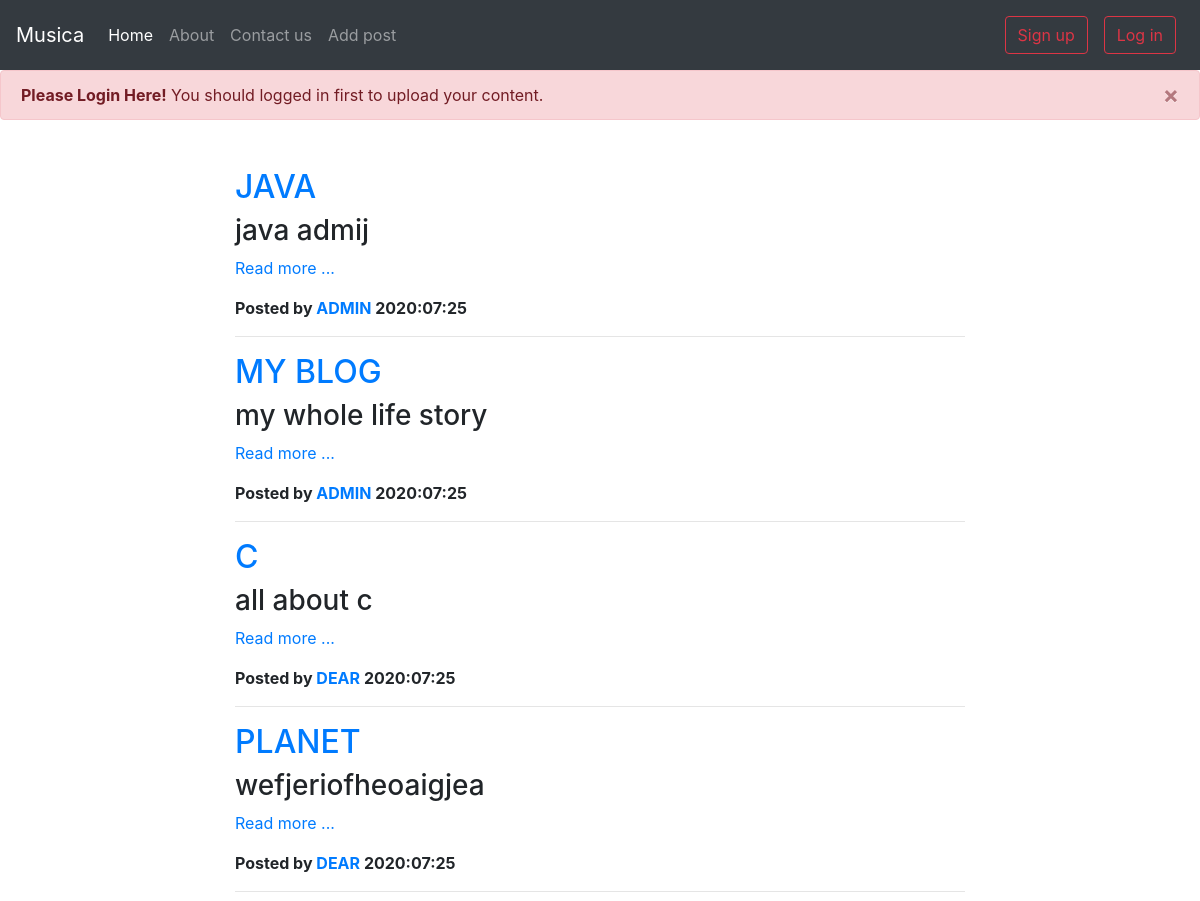
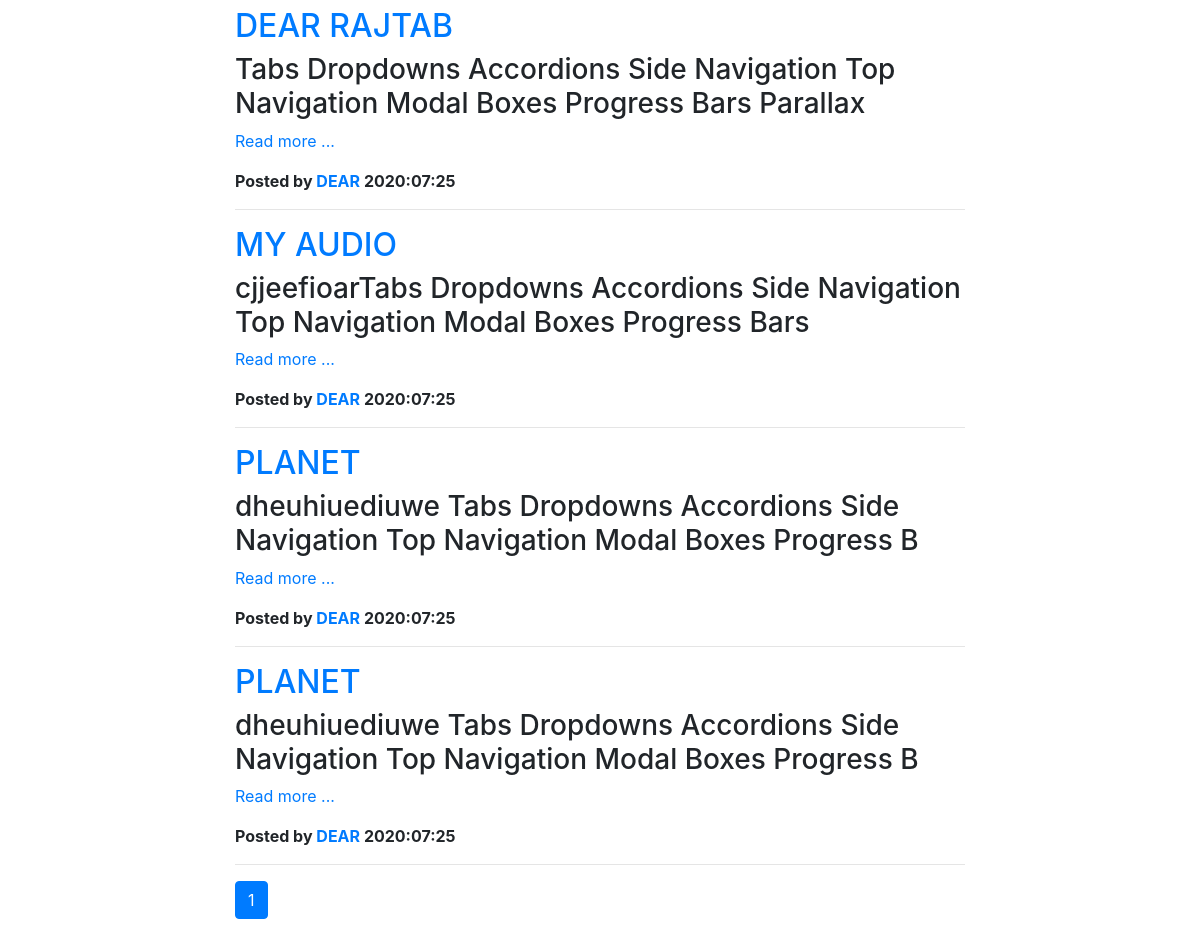
The page / on the database its author committed (2 pictures, top to bottom).
### tables this page shows
CREATE TABLE `posts` (
  `sno` int(8) NOT NULL,
  `title` varchar(20) NOT NULL,
  `content` text NOT NULL,
  `postedby` text NOT NULL,
  `dt` datetime NOT NULL DEFAULT current_timestamp(),
  `USERNAME` text NOT NULL
);

### index.php (the view, shortened to what this page needs)
<!doctype html>
<html lang="en">
  <head>
    <link rel="stylesheet" href="https://stackpath.bootstrapcdn.com/bootstrap/4.5.0/css/bootstrap.min.css">
  </head>
  <body>
      <?php include 'partials/header.php' ?>
      <?php include 'partials/db.php' ?>
      <?php
if($loggedin){
  echo'<div class="alert alert-danger alert-dismissible fade show" role="alert">
  <strong>Please Login Here!</strong> You should logged in first to upload your content.
  <button type="button" class="close" data-dismiss="alert" aria-label="Close">
    <span aria-hidden="true">&times;</span>
  </button>
</div>';
}
?>
    <div class="container">
            <div class="row my-5">
            <div class="col-lg-8 col-md-10 mx-auto">
    <?php
if(isset($_GET['page'])){
  $page = $_GET['page'];
}
else{
  $page=1;
}
$num_per_page=8;
$start_from=($page-1)*$num_per_page;
        $sql="select * from `posts` order by dt Desc limit $start_from,$num_per_page ";
        $result=mysqli_query($conn,$sql);
        while($row=mysqli_fetch_assoc($result)){
            $title=strtoupper($row['title']);
            $id=$row['sno'];
            $content=$row['content'];
            $postby=strtoupper($row['postedby']);
            $date=$row['dt'];
           $newDt= date('Y:m:d', strtotime($date));
            echo '
             <div class="post-preview">
            <a href="thread.php?id='.$id.'">
            <h2 class="post-title">
               '.$title.'
            </h2>
            </a>
            <h3 class="post-subtitle">
            '.substr($content,0,100).'
            </h3><a href="thread.php?id='.$id.'"><p>Read more ...</p></a>
            <strong><p class="post-meta">Posted by
            <a href="thread.php?id='.$id.'">'.$postby.'</a>
            '.$newDt.'</p></strong>
            </div>
            <hr>';
        }
        ?>
        <?php
        $pr_query ="select * from posts";
        $pr_result=mysqli_query($conn,$pr_query);
        $total_record=mysqli_num_rows($pr_result);
        $total_page=ceil($total_record/$num_per_page);
        for($i=1;$i<$total_page;$i++){
          echo '<a class="btn btn-primary " href="index.php?page='.$i.'">'.$i.'</a>';
        }
        ?>
    </div>
</div>
</div>
  </body>
</html>

### partials/header.php (shortened to what this page needs)
<?php
if(!isset($_SESSION['loggedin'])|| $_SESSION['loggedin']!=true){
  $loggedin=true;
}
else{
  $loggedin=false;
}
echo
'<nav class="navbar navbar-expand-lg navbar-dark bg-dark">
        <a class="navbar-brand" href="index.php">Musica</a>
        <button class="navbar-toggler" type="button" data-toggle="collapse" data-target="#navbarSupportedContent"
            aria-controls="navbarSupportedContent" aria-expanded="false" aria-label="Toggle navigation">
            <span class="navbar-toggler-icon"></span>
        </button>
        <div class="collapse navbar-collapse" id="navbarSupportedContent">
            <ul class="navbar-nav mr-auto">
                <li class="nav-item active">
                    <a class="nav-link" href="index.php">Home <span class="sr-only">(current)</span></a>
                </li>
                <li class="nav-item">
                    <a class="nav-link" href="about.php">About</a>
                </li>
                <li class="nav-item">
                <a class="nav-link" href="contact.php">Contact us</a>
                </li>
                <li class="nav-item">
                <a class="nav-link" href="addPost.php">Add post</a>
                </li>
            </ul>
            ';
            ?>
            <?php
            if($loggedin){
            echo'
            <div class="mx-2 row">
            <a class="btn btn-outline-danger" href="signup.php">Sign up</a>
            </div>
            <div class="mx-2">
            <a class="btn btn-outline-danger my-2" href="login.php">Log in</a>
            </div>';}
            ?>
            </div>
            </nav>
            </html>

### rows shown on the page
posts: title "JAVA", content "java admij", postedby "ADMIN", dt "2020:07:25"
posts: title "MY BLOG", content "my whole life story", postedby "ADMIN", dt "2020:07:25"
posts: title "C", content "all about c", postedby "DEAR", dt "2020:07:25"
posts: title "PLANET", content "wefjeriofheoaigjea", postedby "DEAR", dt "2020:07:25"
posts: title "DEAR RAJTAB", content "Tabs Dropdowns Accordions Side Navigation Top Navigation Modal Boxes Progress Bars Parallax", postedby "DEAR", dt "2020:07:25"
posts: title "MY AUDIO", content "cjjeefioarTabs Dropdowns Accordions Side Navigation Top Navigation Modal Boxes Progress Bars", postedby "DEAR", dt "2020:07:25"
posts: title "PLANET", content "dheuhiuediuwe Tabs Dropdowns Accordions Side Navigation Top Navigation Modal Boxes Progress B", postedby "DEAR", dt "2020:07:25"
posts: title "PLANET", content "dheuhiuediuwe Tabs Dropdowns Accordions Side Navigation Top Navigation Modal Boxes Progress B", postedby "DEAR", dt "2020:07:25"
